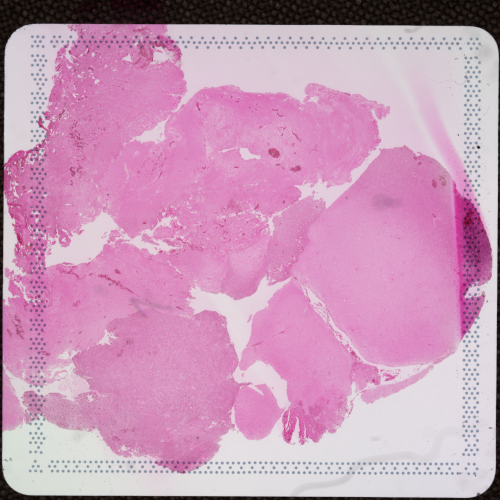
#> input picture doc_data/CytAssist_FFPE_GBM.png, 500 x 500 px
$ python cytassist_estimate_reads.py --input doc_data/CytAssist_FFPE_GBM.png
#> lines starting #> are read from the running program, lines starting #| are printed output that depends on the picture
"""
cytassist_estimate_seq_depth.py

Estimate number of reads for a Visium FFPE for CytAssist sample according to its image.
Requires  matplotlib, scikit-image, and pandas.

For help, execute: python cytassist_estimate_seq_depth.py -h

Author: Jean R Clemenceau
Date Created: 02/16/2023
"""

import re
import argparse
import numpy as np
import pandas as pd
import logging as log
from pathlib import Path
import matplotlib.pyplot as plt
from skimage.color import rgb2gray
from skimage.filters import threshold_otsu
from skimage.morphology import remove_small_objects, opening,closing, square

# Log Levels
VERBOSE_LEVEL = [log.ERROR, log.WARNING, log.INFO, log.DEBUG]

#Default trimming parameters
VISIUM_PARAMS = {
    "6.5mm": {
        'TOTAL_SPOTS': 4992,
        'ROI_X':230,
        'ROI_Y':768,
        'SIZE_X':1421,
        'SIZE_Y':1496
    },
    "11mm": {
        'TOTAL_SPOTS': 14336,
        'ROI_X':280,
        'ROI_Y':300,
        'SIZE_X':2492,
        'SIZE_Y':2454
    }
}
VISIUM_PARAM_OPTIONS = list(VISIUM_PARAMS.keys())

#Visium read depth default parameters
READS_PER_SPOT = 25000

if __name__ == '__main__':
    # Define command line arguments
    ap = argparse.ArgumentParser()
    ap.add_argument('-i', '--input', default=None, help='Input CytAssist image. Required.')
    ap.add_argument('-o', '--output', default="./", help='Output directory Default: [./]')
    ap.add_argument('-r', '--reads_per_spot', default=READS_PER_SPOT, type=int, help='Desired number of reads per spot. Default: [%d]' % READS_PER_SPOT)
    ap.add_argument('-s', '--slide_type', default=VISIUM_PARAM_OPTIONS[0], type=str, choices=VISIUM_PARAMS, help='Total number of spots available. Default: [%s], Options: [%s]' % (VISIUM_PARAM_OPTIONS[0], VISIUM_PARAM_OPTIONS))
    ap.add_argument('-t', '--threshold', default=None, type=float, help='Thresholding value for foreground mask. Default: [Otsu]' )
    ap.add_argument('-v', '--verbose', action='count', help='Print updates and reports as program executes. Provide the following number of "v" for the corresponding settings: [Default: Error, v: Warning, vv: Info, vvv: Debug]')
    args = vars(ap.parse_args())

    # Validate arguments
    if args['verbose'] is not None:
        if args['verbose'] > len(VERBOSE_LEVEL)-1:
            log.getLogger().setLevel(VERBOSE_LEVEL[-1])
        else:
            log.getLogger().setLevel(VERBOSE_LEVEL[args['verbose']])
    else:
        log.getLogger().setLevel(log.ERROR)

    # Validate Visium parameters
    if args['slide_type'] not in VISIUM_PARAM_OPTIONS:
        raise ValueError("Slide type given is not a valid option.")
    slide_params = VISIUM_PARAMS[args['slide_type']]

    # Validate and find input image
    if args['input'] is None:
        raise ValueError("No input path was given.")
    else:
        input_path = Path(args['input'])

        if not input_path.is_file():
            raise FileNotFoundError("Mask image file was not found.")
        elif input_path.suffix not in (".tif",".tiff",".png"):
            raise ValueError("File type is not compatible. Must be TIF or PNG.")
        else:
            # Import image
            log.info("Input image found: %s" % input_path)
            tissue_img = np.array(plt.imread(input_path))
#> tissue_img is the input picture: shape (500, 500, 4) float32; mean R, G, B, A 0.789, 0.602, 0.723, 1

    #Create grayscale image
    tissue_gray = (rgb2gray(tissue_img) * 255).astype(np.uint8)
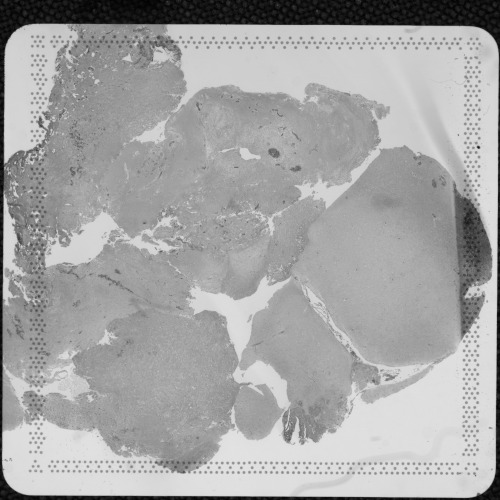
#> tissue_gray: shape (500, 500); min 2, max 227, mean 165.5

    #Trim image for capture region only
    log.debug("Trimming image to capture area: [%d : %d, %d : %d]" %
              (slide_params['ROI_Y'],slide_params['ROI_Y']+slide_params['SIZE_Y'],
               slide_params['ROI_X'],slide_params['ROI_X']+slide_params['SIZE_X']))
    tissue_trimmed = tissue_gray[
        slide_params['ROI_Y']:slide_params['ROI_Y']+slide_params['SIZE_Y'],
        slide_params['ROI_X']:slide_params['ROI_X']+slide_params['SIZE_X']
        ]
#> tissue_trimmed = empty array

    #Generate tissue foreground mask
    log.debug("Generating tissue mask")

    if args['threshold'] is None:
#> (the run stopped early here; a loop or call above may not have finished)
